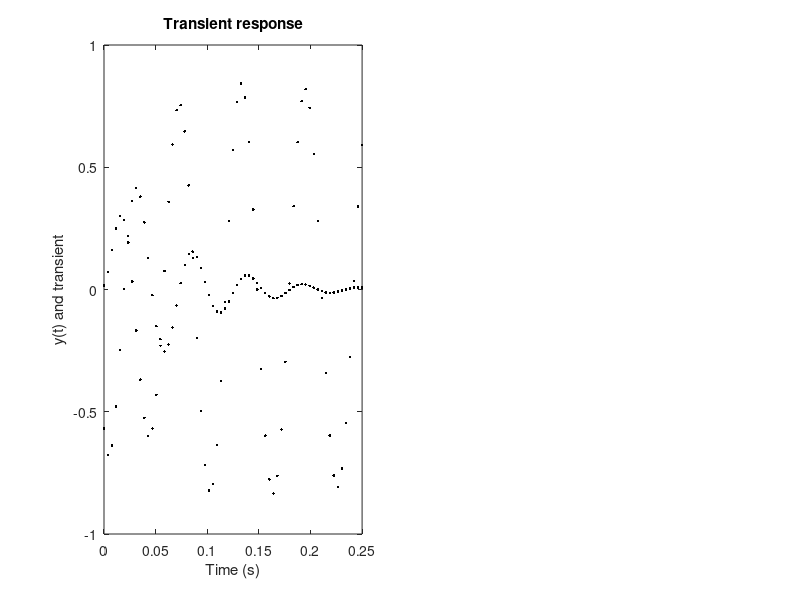

Write the MATLAB code that produced this figure. (Note: this script raises an error after producing the figure.)
% Chapter 3 Exercise 35
% Study of the sine response of a linear system: transients and steady
% state
%
% Copyright: 
% Johan Schoukens, Rik Pintelon, and Yves Rolain 
% Vrije Universiteit Brussels, Pleinlaan 2, 1050 Brussels, Belgium
%
% 25 November 2010

clear all

% define the input variables

N=128               % Number of data points in the measurement
fs=256              % sampling frequency
fExcit=16           % frequency of the sine wave
Nperiod=fs/fExcit;  % number of points/period 
Ampl=1              % amplitude of the sine


t=[0:N-1]/fs;       % time vector
f=[0:N-1]/N*fs;     % frequency vector
Lines=[1:N/2];      % select the lines to be plotted

[b,a]=cheby1(2,10,0.2);     % test system

u=cos(t*2*pi*fExcit);       % sine excitation of the system
y=filter(b,a,u);            % response of the system

U=fft(u)/N;                 % FFT analysis 
Y=fft(y)/N;                 % FFT analysis
Lines=[1:N/2];              % FFT lines to be plotted
f=[0:N-1]/N*fs;             % frequency axis

yEndPeriod=y(end-Nperiod+1:end);                    % take out the last period
M=N/Nperiod;                                        % number of periods
ySteadyState=kron(ones(1,M),yEndPeriod);            % repeat the last period fSine times
transient=y-ySteadyState;                           % calculate the transient


% Plot the results
FigNum=2;
figure(FigNum)
clf

subplot(1,2,1)                      % transient response
plot(t,y,'.k',t,transient,'.k')
xlabel('Time (s)'),ylabel('y(t) and transient')
title('Transient response')
axis([0 1/4 -1. 1.])
DG_SetTraceTint(50,1,FigNum,1)
DG_SetFontSize(12)

subplot(1,2,2)                      % FFT analysis of the output
plot(f(Lines),db(U(Lines)),'+k',f(Lines),db(Y(Lines)),'.k')
DG_SetTraceTint(50,2,FigNum,2)
axis([0 128 -60 0])
xlabel('f (Hz)'),ylabel('Amplitude (dB)')
title('FFT analysis of the output')
DG_SetFontSize(12)

% Export the plot
% DG_Init4PDF(gcf, 4.5);        % fixing the size, half standard height
% DG_MakePDF('FigExcitation302.pdf', gcf);
